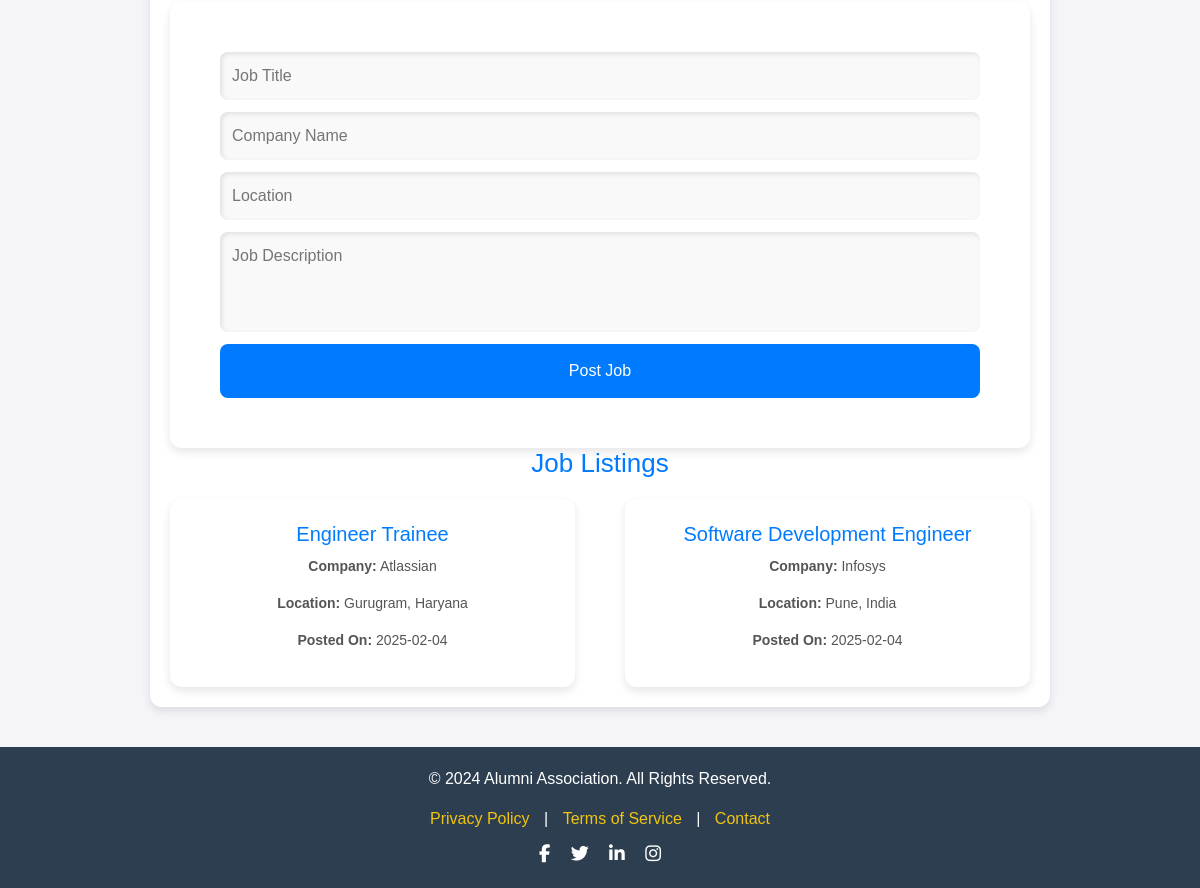
Page /jobs (signed in, lower part) on the earlier database version.
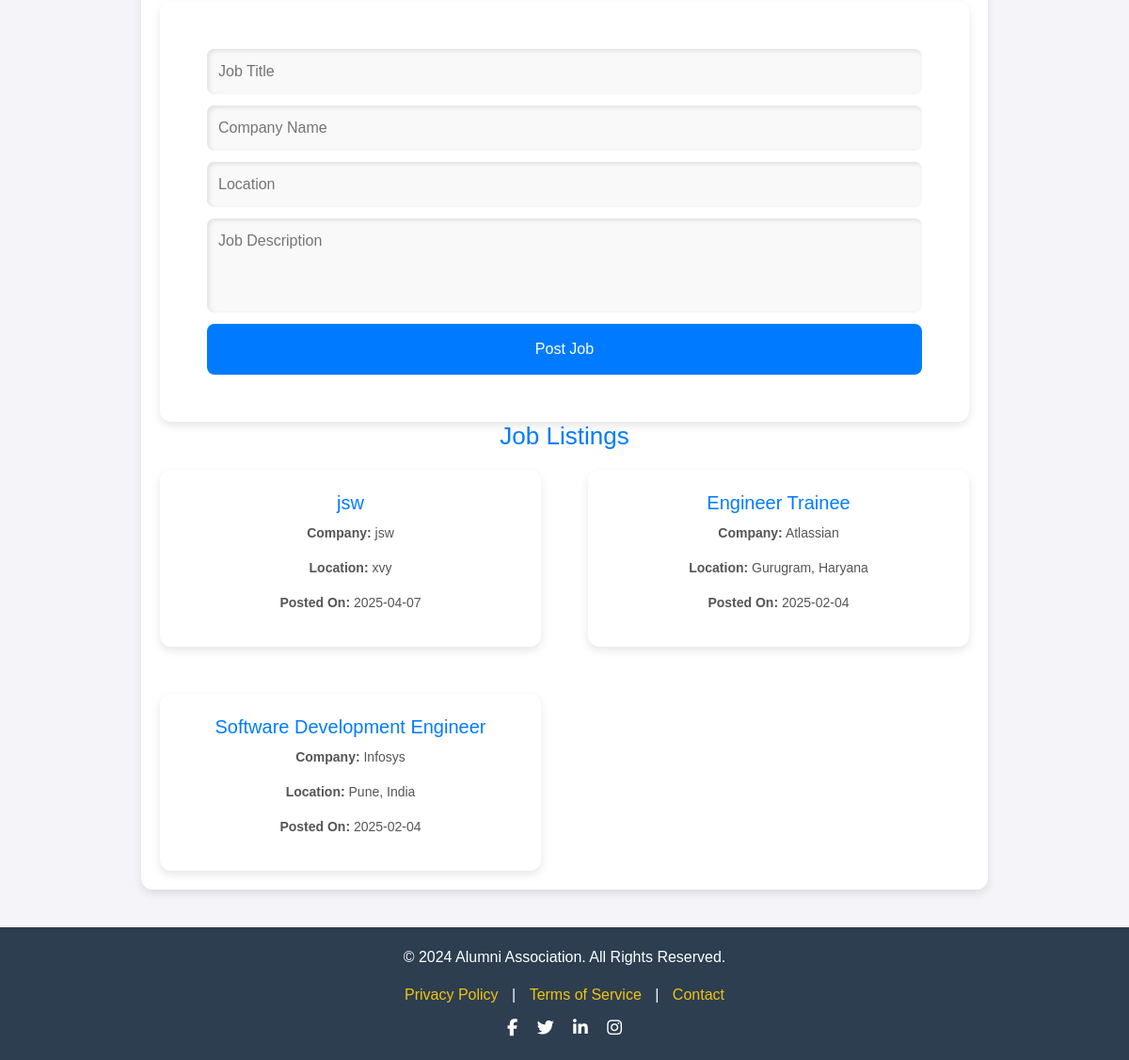
Same page on the later database version.
### website/models.py (models this page shows)
class Job(db.Model):
    id = db.Column(db.Integer, primary_key=True)
    title = db.Column(db.String(100), nullable=False)
    company = db.Column(db.String(100), nullable=False)
    location = db.Column(db.String(100), nullable=False)
    description = db.Column(db.Text, nullable=False)
    posted_on = db.Column(db.DateTime, nullable=False)

### website/features.py (the view, shortened to what this page needs)
@features.route('/jobs',methods=['GET','POST'])
@login_required
def job_portal():
    jobs = Job.query.order_by(Job.posted_on.desc()).all()
    return render_template('job_portal.html', jobs=jobs, user=current_user)

### website/templates/job_portal.html (shortened to what this page needs)
{% extends "layout.html" %} {% block title %} Jobs {% endblock %} {% block body
%}
<link rel="stylesheet" href="{{ url_for('static', filename='job.css') }}" />
<div class="job-portal-container">
  <form method="POST" class="job-form">
    <input type="text" name="title" placeholder="Job Title" required />
    <input type="text" name="company" placeholder="Company Name" required />
    <input type="text" name="location" placeholder="Location" required />
    <textarea
      name="description"
      placeholder="Job Description"
      required
    ></textarea>
    <button type="submit" class="post-btn">Post Job</button>
  </form>
  <h3 class="listings-title">Job Listings</h3>
  <div class="job-listings">
    {% for job in jobs %}
    <div class="job-card">
      <h4>
        <a href="{{ url_for('features.job_detail', job_id=job.id) }}"
          >{{ job.title }}</a
        >
      </h4>
      <p><strong>Company:</strong> {{ job.company }}</p>
      <p><strong>Location:</strong> {{ job.location }}</p>
      <p>
        <strong>Posted On:</strong> {{ job.posted_on.strftime('%Y-%m-%d') }}
      </p>
    </div>
    {% endfor %}
  </div>
</div>
{% endblock %}

Differences in the rows shown:
added Job: title "jsw", company "jsw", location "xvy", posted_on "2025-04-07"
